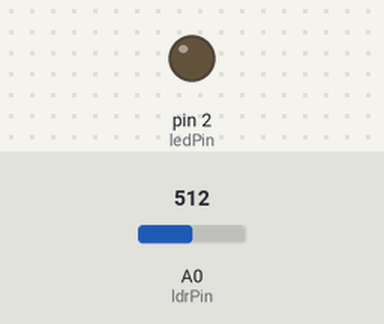
The sketch below on a simulated Arduino Uno, built with avr-gcc and run on an emulated ATmega328P. Parts: output pins drawn as LEDs (lit = HIGH). The inputs (shaded band) are chosen by the test bench; at power-on: A0 (ldrPin) = 512.

Above: at 1.2 s.
1.3 s: A0 (ldrPin) set to 489
At 2.0 s:
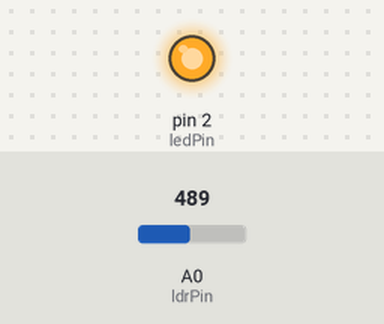
2.8 s: A0 (ldrPin) set to 510
At 3.1 s:
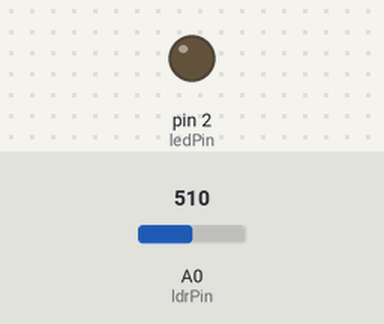
4.3 s: A0 (ldrPin) set to 490
At 5.5 s:
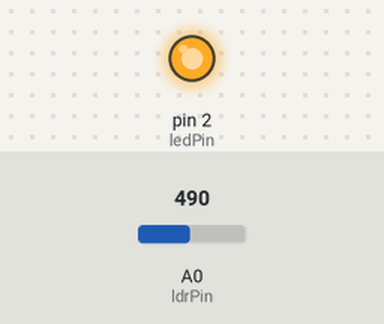
Timing chart, 0 to 7.3 s (numbered marks = the images above; inputs shaded):
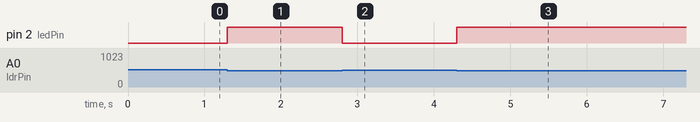

Measured:
- the behaviour switches between 500 and 499 on A0 (ldrPin) (found by bisection; images 0 and 1)
- after the input at 1.3 s, pin 2 (ledPin): LOW → HIGH at once
- after the input at 2.8 s, pin 2 (ledPin): HIGH → LOW at once
- after the input at 4.3 s, pin 2 (ledPin): LOW → HIGH at once

The sketch:

Project3Code.ino
```cpp
// Define pin numbers
const int ledPin = 2;
const int ldrPin = A0;

void setup() {
  // Initialize LED pin as an output
  pinMode(ledPin, OUTPUT);
  // No need to initialize LDR pin for analog reading
}

void loop() {
  // Read the value from the LDR (0-1023)
  int ldrValue = analogRead(ldrPin);

  // If it's dark (LDR value is below threshold)
  if (ldrValue < 500) {
    // Turn the LED on
    digitalWrite(ledPin, HIGH);
  } else {
    // Turn the LED off
    digitalWrite(ledPin, LOW);
  }
}
```
